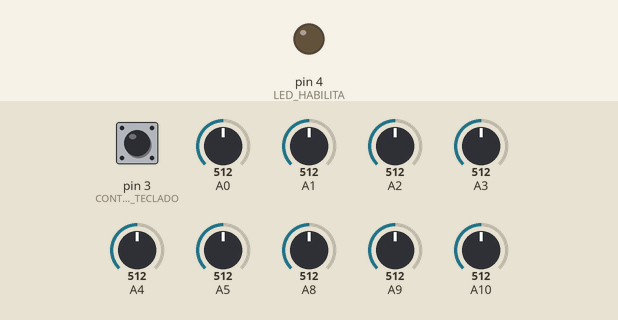
This sketch was run on a simulated Arduino Leonardo, built with avr-gcc and run on an emulated ATmega32U4. Parts: output pins drawn as LEDs (lit = HIGH). The inputs (shaded band) are chosen by the test bench; at power-on: pin 3 (CONTROLE_TECLADO) HIGH, A0 = 512, A8 = 512, A1 = 512, A2 = 512, A3 = 512, A4 = 512, A5 = 512, A9 = 512, A10 = 512. USB keyboard and mouse output is not drawn; what the sketch prints to the serial monitor is not drawn.

Above: at 1.2 s.
1.3 s: pin 3 (CONTROLE_TECLADO) pulled LOW for 0.15 s
At 1.4 s:
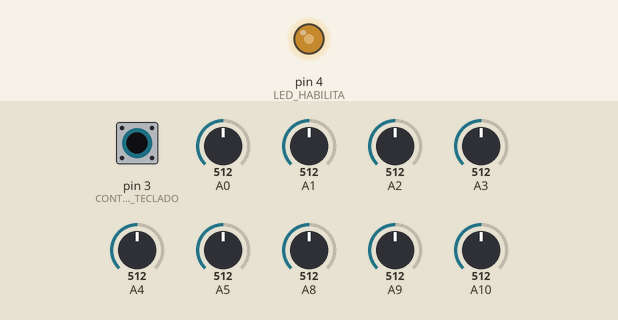
At 2.5 s:
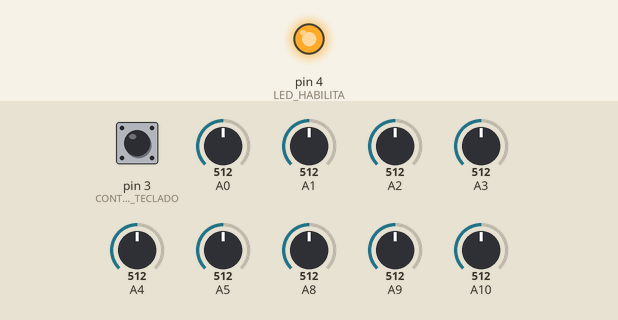
3.0 s: A0 set to 90
4.5 s: A8 set to 90
Timing chart, 0 to 7.5 s (numbered marks = the images above; inputs shaded):
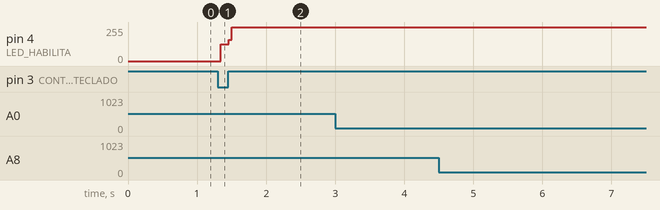

Measured:
- after the input at 1.3 s, pin 4 (LED_HABILITA): 0/255 → 127/255 at once, → 255/255 0.12 s later
- after the input at 3.0 s, every drawn part: stays the same
- after the input at 4.5 s, every drawn part: stays the same

The sketch:

TecladoAnalogico.ino
```cpp
// Bilioteca desejada
#include <Keyboard.h>

// Definição de pinos
#define CTRL_F1  A0
#define CTRL_F3  A1
#define CTRL_F4  A2
#define CTRL_F5  A3
#define CTRL_F6  A4
#define CTRL_F8  A5
#define SHIFT_F1 A8
#define SHIFT_F2 A9
#define SHIFT_F3 A10


// Definição de configuração de hardware
#define NUMERO_PINOS 9
#define LIMIAR_PRESSIONADO 100 // Regular de acordo com o desejado
#define CONTROLE_TECLADO 3
#define LED_HABILITA 4

//#define DEBUG // Descomente caso seja necessário verificar as leituras analógicas
#define APP


// Prototipo de funções

void controleTeclado();


// Estrutura de dados
typedef struct{

  unsigned char pino;
  char codigoChave;
  bool pressionado;
  unsigned int valorAnalogico;
  bool ultimoEstado;
}teclado;

String dadosTeclado[]{"CTRL + F1","CTRL + F3","CTRL + F4","CTRL + F5","CTRL + F6","CTRL + F8","SHIFT + F1","SHIFT + F2","SHIFT + F3"};


// Declara a esturuta de dados para as teclas desejadas
teclado tecla[]{
  {CTRL_F1,KEY_F1,false,0,false},
  {CTRL_F3,KEY_F3,false,0,false},
  {CTRL_F4,KEY_F4,false,0,false},
  {CTRL_F5,KEY_F5,false,0,false},
  {CTRL_F6,KEY_F6,false,0,false},
  {CTRL_F8,KEY_F8,false,0,false},

  {SHIFT_F1,KEY_F1,false,0,false},
  {SHIFT_F2,KEY_F2,false,0,false},
  {SHIFT_F3,KEY_F3,false,0,false}
};

// Variavel Global
unsigned char habilita_teclado = 0;


// *** Setup ***
void setup() {

  for(int indice ; indice < NUMERO_PINOS; indice++){ // Configura os LDR's com entrada
  pinMode (tecla[indice].pino, INPUT); // Define os pinos como entrada analogica

 }

 pinMode(CONTROLE_TECLADO, INPUT_PULLUP); // Configura o botão com a topologia resistor pullup
 pinMode(LED_HABILITA, OUTPUT); // Configura LED como saída

 digitalWrite(CONTROLE_TECLADO,1); // Mantem o nível lógico igual a 1
 digitalWrite(LED_HABILITA,0);   // Desliga o LED

 Keyboard.begin(); // Habilita o Arduino Leonardo para função HID - Teclado

 #ifdef DEBUG
  Serial.begin(9600); // Inicia a comunicação serial
 #endif

  attachInterrupt(digitalPinToInterrupt(CONTROLE_TECLADO),controleTeclado, LOW); // Método para chamar o serviço de interrupção da placa Atmel32u
}


// *** Loop ***

void loop() {


 if(habilita_teclado){ // Caso habilite o teclado esse bloco será executado

  #ifdef APP
  for(int indice = 0; indice <NUMERO_PINOS; indice++){
   tecla[indice].valorAnalogico = analogRead(tecla[indice].pino);

   if(tecla[indice].valorAnalogico < LIMIAR_PRESSIONADO){tecla[indice].pressionado = true;}

    delay(1);

        if(indice >= NUMERO_PINOS-4){ // Mapea os LDRs relacionados ao CTRL
            if(tecla[indice].pressionado && !tecla[indice].ultimoEstado) {
                Keyboard.press(KEY_LEFT_CTRL);//Pressiona o Ctrl
                Keyboard.press(tecla[indice].codigoChave);
              Serial.println(dadosTeclado[indice]);
              tecla[indice].ultimoEstado = true;

            }
        }

        else{// Mapea os LDRs relacionados ao CTRL
             if(tecla[indice].pressionado && !tecla[indice].ultimoEstado) {
                Keyboard.press(KEY_LEFT_SHIFT);//Pressiona o Shift
                Keyboard.press(tecla[indice].codigoChave);   // Pressiona o código de teclado selecionado

              Serial.println(dadosTeclado[indice]);
              tecla[indice].ultimoEstado = true;

            }
        }


   if(tecla[indice].valorAnalogico > LIMIAR_PRESSIONADO){tecla[indice].pressionado = false;}

   if (!tecla[indice].pressionado && tecla[indice].ultimoEstado){
          Keyboard.releaseAll();
          tecla[indice].ultimoEstado = false;
   }
 }// Fim FOR
  delay(1);

  #endif

  #ifdef DEBUG

   for(int indice = 0; indice <NUMERO_PINOS; indice++){
     Serial.print(tecla[indice].pressionado);
     //Serial.print(tecla[indice].valorAnalogico);

     Serial.print("\t");
   }// fim FOR

   Serial.print("\n");
   delay(10);

  #endif
 } // fimIF

  else{
    #ifdef DEBUG
    Serial.println("*** TECLADO DESABILITADO ***");
    delay(1000);
    #endif
  }


}


void controleTeclado(){ // Função para habilitar a leitura dos LDR's

  habilita_teclado =! habilita_teclado;

  if(habilita_teclado){
    digitalWrite(LED_HABILITA,1);
  }

  else {
    digitalWrite(LED_HABILITA,0);
  }

 }// fim controleTeclado
```
